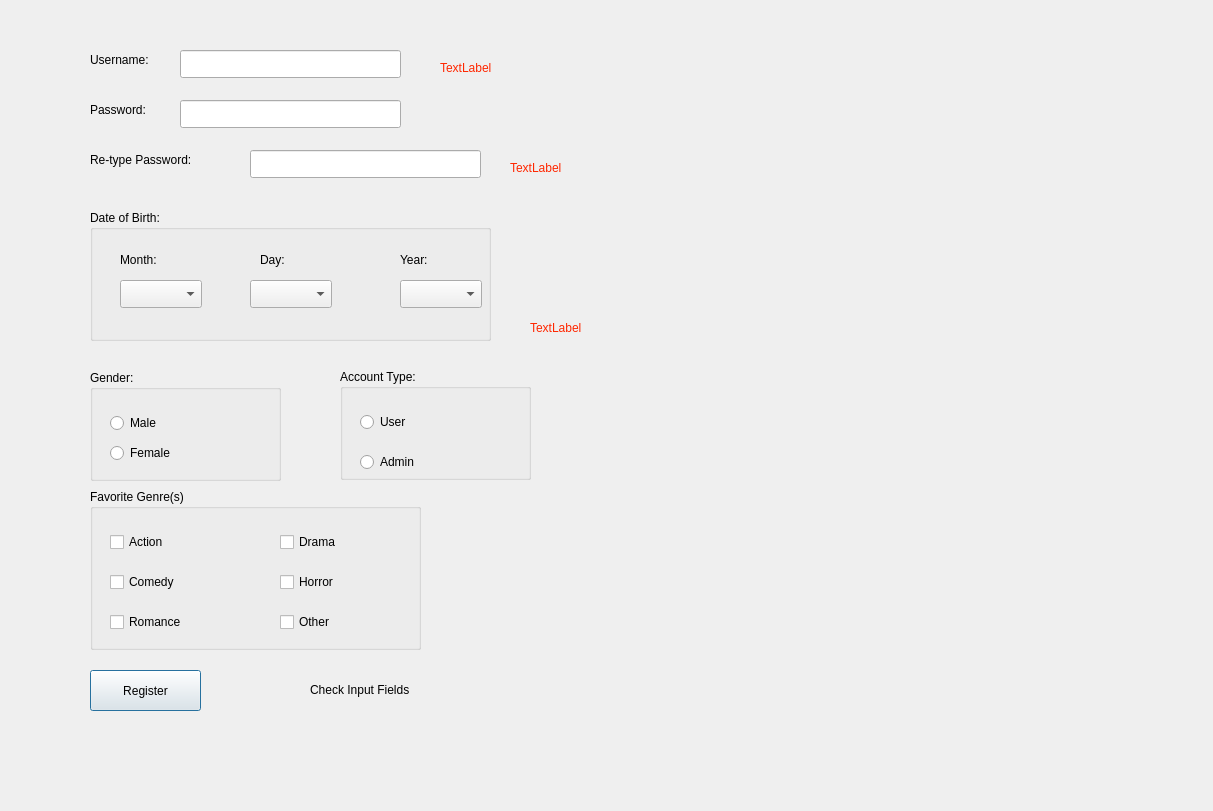
<?xml version="1.0" encoding="UTF-8"?>
<ui version="4.0">
 <class>RegisterWindow</class>
 <widget class="QDialog" name="RegisterWindow">
  <property name="geometry">
   <rect>
    <x>0</x>
    <y>0</y>
    <width>1213</width>
    <height>811</height>
   </rect>
  </property>
  <property name="windowTitle">
   <string>Dialog</string>
  </property>
  <widget class="QLabel" name="UserLabel">
   <property name="geometry">
    <rect>
     <x>90</x>
     <y>50</y>
     <width>101</width>
     <height>20</height>
    </rect>
   </property>
   <property name="text">
    <string>Username: </string>
   </property>
  </widget>
  <widget class="QLineEdit" name="UserLineEdit">
   <property name="geometry">
    <rect>
     <x>180</x>
     <y>50</y>
     <width>221</width>
     <height>28</height>
    </rect>
   </property>
  </widget>
  <widget class="QLineEdit" name="PassLineEdit">
   <property name="geometry">
    <rect>
     <x>180</x>
     <y>100</y>
     <width>221</width>
     <height>28</height>
    </rect>
   </property>
  </widget>
  <widget class="QLabel" name="PassLabel">
   <property name="geometry">
    <rect>
     <x>90</x>
     <y>100</y>
     <width>81</width>
     <height>20</height>
    </rect>
   </property>
   <property name="text">
    <string>Password:</string>
   </property>
  </widget>
  <widget class="QLabel" name="RetypeLabel">
   <property name="geometry">
    <rect>
     <x>90</x>
     <y>150</y>
     <width>141</width>
     <height>20</height>
    </rect>
   </property>
   <property name="text">
    <string>Re-type Password:</string>
   </property>
  </widget>
  <widget class="QLineEdit" name="RetypeLineEdit">
   <property name="geometry">
    <rect>
     <x>250</x>
     <y>150</y>
     <width>231</width>
     <height>28</height>
    </rect>
   </property>
  </widget>
  <widget class="QGroupBox" name="BirthdayBox">
   <property name="geometry">
    <rect>
     <x>90</x>
     <y>210</y>
     <width>401</width>
     <height>131</height>
    </rect>
   </property>
   <property name="title">
    <string>Date of Birth: </string>
   </property>
   <widget class="QLabel" name="MonthLabel">
    <property name="geometry">
     <rect>
      <x>30</x>
      <y>40</y>
      <width>63</width>
      <height>20</height>
     </rect>
    </property>
    <property name="text">
     <string>Month:</string>
    </property>
   </widget>
   <widget class="QLabel" name="DayLabel">
    <property name="geometry">
     <rect>
      <x>170</x>
      <y>40</y>
      <width>63</width>
      <height>20</height>
     </rect>
    </property>
    <property name="text">
     <string>Day:</string>
    </property>
   </widget>
   <widget class="QLabel" name="YearLabel">
    <property name="geometry">
     <rect>
      <x>310</x>
      <y>40</y>
      <width>63</width>
      <height>20</height>
     </rect>
    </property>
    <property name="text">
     <string>Year:</string>
    </property>
   </widget>
   <widget class="QComboBox" name="MonthComboBox">
    <property name="geometry">
     <rect>
      <x>30</x>
      <y>70</y>
      <width>82</width>
      <height>28</height>
     </rect>
    </property>
    <item>
     <property name="text">
      <string/>
     </property>
    </item>
    <item>
     <property name="text">
      <string>January</string>
     </property>
    </item>
    <item>
     <property name="text">
      <string>February</string>
     </property>
    </item>
    <item>
     <property name="text">
      <string>March</string>
     </property>
    </item>
    <item>
     <property name="text">
      <string>April</string>
     </property>
    </item>
    <item>
     <property name="text">
      <string>May</string>
     </property>
    </item>
    <item>
     <property name="text">
      <string>June</string>
     </property>
    </item>
    <item>
     <property name="text">
      <string>July</string>
     </property>
    </item>
    <item>
     <property name="text">
      <string>August</string>
     </property>
    </item>
    <item>
     <property name="text">
      <string>September</string>
     </property>
    </item>
    <item>
     <property name="text">
      <string>October</string>
     </property>
    </item>
    <item>
     <property name="text">
      <string>November</string>
     </property>
    </item>
    <item>
     <property name="text">
      <string>December</string>
     </property>
    </item>
   </widget>
   <widget class="QComboBox" name="DayComboBox">
    <property name="geometry">
     <rect>
      <x>160</x>
      <y>70</y>
      <width>82</width>
      <height>28</height>
     </rect>
    </property>
    <item>
     <property name="text">
      <string/>
     </property>
    </item>
    <item>
     <property name="text">
      <string>1</string>
     </property>
    </item>
    <item>
     <property name="text">
      <string>2</string>
     </property>
    </item>
    <item>
     <property name="text">
      <string>3</string>
     </property>
    </item>
    <item>
     <property name="text">
      <string>4</string>
     </property>
    </item>
    <item>
     <property name="text">
      <string>5</string>
     </property>
    </item>
    <item>
     <property name="text">
      <string>6</string>
     </property>
    </item>
    <item>
     <property name="text">
      <string>7</string>
     </property>
    </item>
    <item>
     <property name="text">
      <string>8</string>
     </property>
    </item>
    <item>
     <property name="text">
      <string>9</string>
     </property>
    </item>
    <item>
     <property name="text">
      <string>10</string>
     </property>
    </item>
    <item>
     <property name="text">
      <string>11</string>
     </property>
    </item>
    <item>
     <property name="text">
      <string>12</string>
     </property>
    </item>
    <item>
     <property name="text">
      <string>13</string>
     </property>
    </item>
    <item>
     <property name="text">
      <string>14</string>
     </property>
    </item>
    <item>
     <property name="text">
      <string>15</string>
     </property>
    </item>
    <item>
     <property name="text">
      <string>16</string>
     </property>
    </item>
    <item>
     <property name="text">
      <string>17</string>
     </property>
    </item>
    <item>
     <property name="text">
      <string>18</string>
     </property>
    </item>
    <item>
     <property name="text">
      <string>19</string>
     </property>
    </item>
    <item>
     <property name="text">
      <string>20</string>
     </property>
    </item>
    <item>
     <property name="text">
      <string>21</string>
     </property>
    </item>
    <item>
     <property name="text">
      <string>22</string>
     </property>
    </item>
    <item>
     <property name="text">
      <string>23</string>
     </property>
    </item>
    <item>
     <property name="text">
      <string>24</string>
     </property>
    </item>
    <item>
     <property name="text">
      <string>25</string>
     </property>
    </item>
    <item>
     <property name="text">
      <string>26</string>
     </property>
    </item>
    <item>
     <property name="text">
      <string>27</string>
     </property>
    </item>
    <item>
     <property name="text">
      <string>28</string>
     </property>
    </item>
    <item>
     <property name="text">
      <string>29</string>
     </property>
    </item>
    <item>
     <property name="text">
      <string>30</string>
     </property>
    </item>
    <item>
     <property name="text">
      <string>31</string>
     </property>
    </item>
   </widget>
   <widget class="QComboBox" name="YearComboBox">
    <property name="geometry">
     <rect>
      <x>310</x>
      <y>70</y>
      <width>82</width>
      <height>28</height>
     </rect>
    </property>
    <item>
     <property name="text">
      <string/>
     </property>
    </item>
    <item>
     <property name="text">
      <string>2024</string>
     </property>
    </item>
    <item>
     <property name="text">
      <string>2023</string>
     </property>
    </item>
    <item>
     <property name="text">
      <string>2022</string>
     </property>
    </item>
    <item>
     <property name="text">
      <string>2021</string>
     </property>
    </item>
    <item>
     <property name="text">
      <string>2020</string>
     </property>
    </item>
    <item>
     <property name="text">
      <string>2019</string>
     </property>
    </item>
    <item>
     <property name="text">
      <string>2018</string>
     </property>
    </item>
    <item>
     <property name="text">
      <string>2017</string>
     </property>
    </item>
    <item>
     <property name="text">
      <string>2016</string>
     </property>
    </item>
    <item>
     <property name="text">
      <string>2015</string>
     </property>
    </item>
    <item>
     <property name="text">
      <string>2014</string>
     </property>
    </item>
    <item>
     <property name="text">
      <string>2013</string>
     </property>
    </item>
    <item>
     <property name="text">
      <string>2012</string>
     </property>
    </item>
    <item>
     <property name="text">
      <string>2011</string>
     </property>
    </item>
    <item>
     <property name="text">
      <string>2010</string>
     </property>
    </item>
    <item>
     <property name="text">
      <string>2009</string>
     </property>
    </item>
    <item>
     <property name="text">
      <string>2008</string>
     </property>
    </item>
    <item>
     <property name="text">
      <string>2007</string>
     </property>
    </item>
    <item>
     <property name="text">
      <string>2006</string>
     </property>
    </item>
    <item>
     <property name="text">
      <string>2005</string>
     </property>
    </item>
    <item>
     <property name="text">
      <string>2004</string>
     </property>
    </item>
    <item>
     <property name="text">
      <string>2003</string>
     </property>
    </item>
    <item>
     <property name="text">
      <string>2002</string>
     </property>
    </item>
    <item>
     <property name="text">
      <string>2001</string>
     </property>
    </item>
    <item>
     <property name="text">
      <string>2000</string>
     </property>
    </item>
    <item>
     <property name="text">
      <string>1999</string>
     </property>
    </item>
    <item>
     <property name="text">
      <string>1998</string>
     </property>
    </item>
    <item>
     <property name="text">
      <string>1997</string>
     </property>
    </item>
   </widget>
  </widget>
  <widget class="QGroupBox" name="GenderGroupBox">
   <property name="geometry">
    <rect>
     <x>90</x>
     <y>370</y>
     <width>191</width>
     <height>111</height>
    </rect>
   </property>
   <property name="title">
    <string>Gender:</string>
   </property>
   <widget class="QRadioButton" name="FemaleRadioButton">
    <property name="geometry">
     <rect>
      <x>20</x>
      <y>70</y>
      <width>112</width>
      <height>26</height>
     </rect>
    </property>
    <property name="text">
     <string>Female</string>
    </property>
   </widget>
   <widget class="QRadioButton" name="MaleRadioButton">
    <property name="geometry">
     <rect>
      <x>20</x>
      <y>40</y>
      <width>112</width>
      <height>26</height>
     </rect>
    </property>
    <property name="text">
     <string>Male</string>
    </property>
   </widget>
  </widget>
  <widget class="QGroupBox" name="AccTypeGroupBox">
   <property name="geometry">
    <rect>
     <x>340</x>
     <y>369</y>
     <width>191</width>
     <height>111</height>
    </rect>
   </property>
   <property name="title">
    <string>Account Type:</string>
   </property>
   <widget class="QRadioButton" name="UserRadioButton">
    <property name="geometry">
     <rect>
      <x>20</x>
      <y>40</y>
      <width>112</width>
      <height>26</height>
     </rect>
    </property>
    <property name="text">
     <string>User</string>
    </property>
   </widget>
   <widget class="QRadioButton" name="AdminRadioButton">
    <property name="geometry">
     <rect>
      <x>20</x>
      <y>80</y>
      <width>112</width>
      <height>26</height>
     </rect>
    </property>
    <property name="text">
     <string>Admin</string>
    </property>
   </widget>
  </widget>
  <widget class="QGroupBox" name="FavGenreGroupBox">
   <property name="geometry">
    <rect>
     <x>90</x>
     <y>489</y>
     <width>331</width>
     <height>161</height>
    </rect>
   </property>
   <property name="title">
    <string>Favorite Genre(s)</string>
   </property>
   <widget class="QCheckBox" name="ActionCheckBox">
    <property name="geometry">
     <rect>
      <x>20</x>
      <y>40</y>
      <width>93</width>
      <height>26</height>
     </rect>
    </property>
    <property name="text">
     <string>Action</string>
    </property>
   </widget>
   <widget class="QCheckBox" name="DramaCheckBox">
    <property name="geometry">
     <rect>
      <x>190</x>
      <y>40</y>
      <width>93</width>
      <height>26</height>
     </rect>
    </property>
    <property name="text">
     <string>Drama</string>
    </property>
   </widget>
   <widget class="QCheckBox" name="ComedyCheckBox">
    <property name="geometry">
     <rect>
      <x>20</x>
      <y>80</y>
      <width>93</width>
      <height>26</height>
     </rect>
    </property>
    <property name="text">
     <string>Comedy</string>
    </property>
   </widget>
   <widget class="QCheckBox" name="RomanceCheckBox">
    <property name="geometry">
     <rect>
      <x>20</x>
      <y>120</y>
      <width>93</width>
      <height>26</height>
     </rect>
    </property>
    <property name="text">
     <string>Romance</string>
    </property>
   </widget>
   <widget class="QCheckBox" name="HorrorCheckBox">
    <property name="geometry">
     <rect>
      <x>190</x>
      <y>80</y>
      <width>93</width>
      <height>26</height>
     </rect>
    </property>
    <property name="text">
     <string>Horror</string>
    </property>
   </widget>
   <widget class="QCheckBox" name="OtherCheckBox">
    <property name="geometry">
     <rect>
      <x>190</x>
      <y>120</y>
      <width>93</width>
      <height>26</height>
     </rect>
    </property>
    <property name="text">
     <string>Other</string>
    </property>
   </widget>
  </widget>
  <widget class="QPushButton" name="RegisterButton">
   <property name="geometry">
    <rect>
     <x>90</x>
     <y>670</y>
     <width>111</width>
     <height>41</height>
    </rect>
   </property>
   <property name="text">
    <string>Register</string>
   </property>
  </widget>
  <widget class="QLabel" name="label_usernamecheck">
   <property name="geometry">
    <rect>
     <x>440</x>
     <y>60</y>
     <width>211</width>
     <height>16</height>
    </rect>
   </property>
   <property name="text">
    <string>&lt;html&gt;&lt;head/&gt;&lt;body&gt;&lt;p&gt;&lt;span style=&quot; color:#ff2600;&quot;&gt;TextLabel&lt;/span&gt;&lt;/p&gt;&lt;/body&gt;&lt;/html&gt;</string>
   </property>
  </widget>
  <widget class="QLabel" name="label_matchingpasscheck">
   <property name="geometry">
    <rect>
     <x>510</x>
     <y>160</y>
     <width>261</width>
     <height>16</height>
    </rect>
   </property>
   <property name="text">
    <string>&lt;html&gt;&lt;head/&gt;&lt;body&gt;&lt;p&gt;&lt;span style=&quot; color:#ff2600;&quot;&gt;TextLabel&lt;/span&gt;&lt;/p&gt;&lt;/body&gt;&lt;/html&gt;</string>
   </property>
  </widget>
  <widget class="QLabel" name="label_agecheck">
   <property name="geometry">
    <rect>
     <x>530</x>
     <y>320</y>
     <width>261</width>
     <height>16</height>
    </rect>
   </property>
   <property name="text">
    <string>&lt;html&gt;&lt;head/&gt;&lt;body&gt;&lt;p&gt;&lt;span style=&quot; color:#ff2600;&quot;&gt;TextLabel&lt;/span&gt;&lt;/p&gt;&lt;/body&gt;&lt;/html&gt;</string>
   </property>
  </widget>
  <widget class="QLabel" name="CheckInputs">
   <property name="geometry">
    <rect>
     <x>310</x>
     <y>680</y>
     <width>241</width>
     <height>20</height>
    </rect>
   </property>
   <property name="text">
    <string>Check Input Fields</string>
   </property>
  </widget>
 </widget>
 <resources/>
 <connections/>
</ui>
